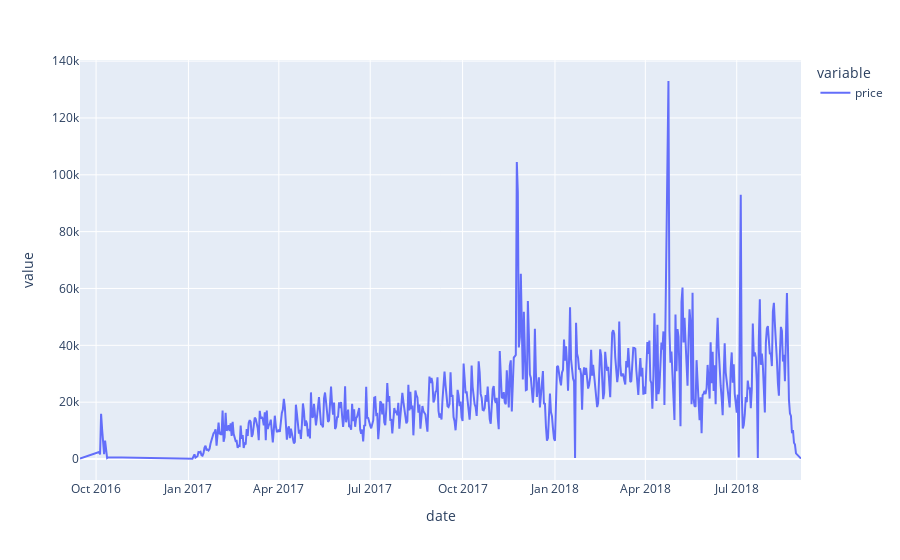

The notebook cell this image was saved under:
### Code cell
fig = px.line(tmp)
fig.show()

### Figure 1 — Plotly figure (JSON) as saved in the notebook; plotly's stock layout.template omitted (floating-point values rounded to 4 significant figures; data arrays with more than 128 entries replaced by an {"elided": "..."} marker saying what was removed)
{"data": [{"hovertemplate": "variable=price<br>date=%{x}<br>value=%{y}<extra></extra>", "legendgroup": "price", "line": {"color": "#636efa", "dash": "solid"}, "marker": {"symbol": "circle"}, "mode": "lines", "name": "price", "orientation": "v", "showlegend": true, "type": "scatter", "x": {"elided": "610 str values"}, "xaxis": "x", "y": {"elided": "610 float values"}, "yaxis": "y"}], "layout": {"legend": {"title": {"text": "variable"}, "tracegroupgap": 0}, "margin": {"t": 60}, "xaxis": {"anchor": "y", "domain": [0, 1], "title": {"text": "date"}}, "yaxis": {"anchor": "x", "domain": [0, 1], "title": {"text": "value"}}}}
